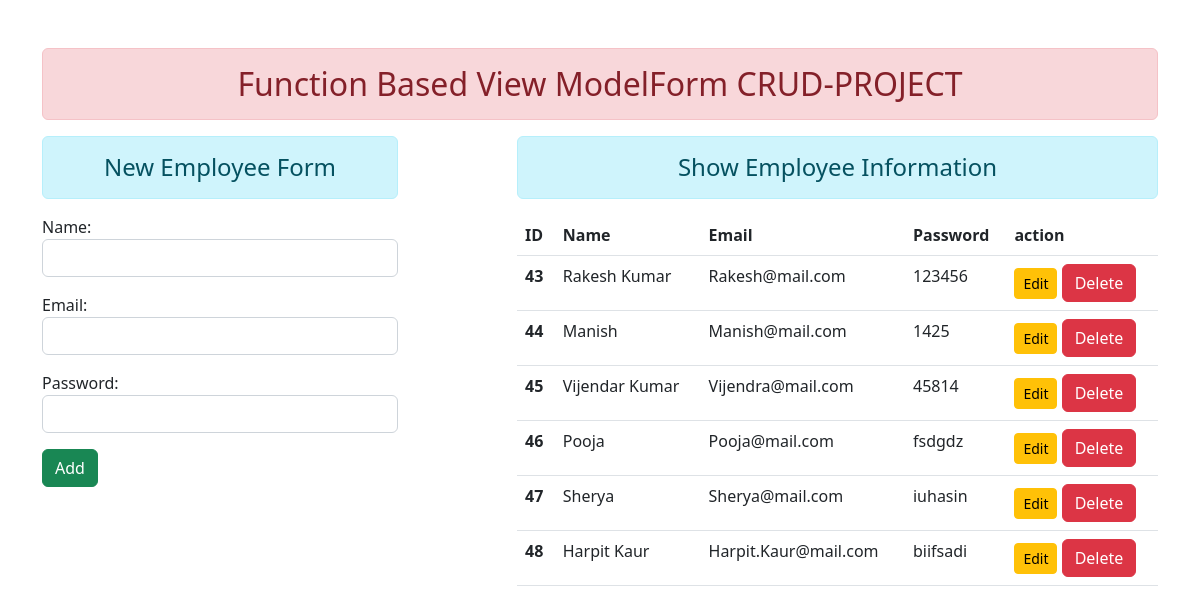
The page / on the database its author committed.
### enroll/models.py (models this page shows)
class User(models.Model):
    name = models.CharField(max_length=70)
    email = models.EmailField(max_length=100)
    password = models.CharField(max_length=100)

### enroll/views.py (the view)
# urls.py: path('', views.add_show, name='addandshow'),
def add_show(request):
    if request.method == 'POST':
        fm = StudentsRegistration(request.POST)
        if fm.is_valid():
           nm = fm.cleaned_data['name']
           em = fm.cleaned_data['email']
           pw = fm.cleaned_data['password']
           reg = User(name=nm, email=em, password=pw)
        reg.save()
        fm = StudentsRegistration
    else:
        fm = StudentsRegistration()
    Stud = User.objects.all()
    return render(request, 'enroll/addandshow.html', {'form':fm, 'stu':Stud})

### enroll/forms.py
class StudentsRegistration(forms.ModelForm):
    class Meta:
        model = User
        fields = ['name','email','password']
        widgets= {
            'name': forms.TextInput(attrs={'class':'form-control'}),
            'email': forms.EmailInput(attrs={'class':'form-control'}),
            'password': forms.PasswordInput(render_value=True, attrs={'class':'form-control'}),
        }

### enroll/templates/enroll/addandshow.html (shortened to what this page needs)
{% extends 'enroll/base.html'%}
{% block content %}
<div class="row">
    <div class="col-sm-4">
        <h4 class="text-center alert alert-info">New Employee Form </h4>
    <form action="" method="POST">
    {{form.as_p}}
    <input type="submit" class="btn btn-success" value="Add">
    </form>
    </div>
    <div class="col-sm-7 offset-1">
        <h4 class="text-center alert alert-info">Show Employee Information</h4>
        {% if stu %}
        <table class="table table-hover">
            <thead>
              <tr>
                <th scope="col">ID</th>
                <th scope="col">Name</th>
                <th scope="col">Email</th>
                <th scope="col">Password</th>
                <th scope="col">action</th>
              </tr>
            </thead>
            <tbody>
                {% for st in stu %}
              <tr>
                <th scope="row">{{st.id}}</th>
                <td>{{st.name}}</td>
                <td> {{st.email}} </td>
                <td>{{st.password}}</td>
                <td>
                    <a href="{% url 'updatedata' st.id %}" class="btn btn-warning btn-sm">Edit</a>
                    <form action="{% url 'deletedata' st.id %}" method="post" class="d-inline"> {% csrf_token %}
                        <input type="submit" class="btn btn-danger" value="Delete">
                    </form>
                </td>
              </tr>
              {% endfor %}
            </tbody>
          </table>
        {% endif %}
    </div>
</div>
{% endblock content %}

### enroll/templates/enroll/base.html (shortened to what this page needs)
<!DOCTYPE html>
{% load static %}
<html lang="en">
<head>
    <link rel="stylesheet" href=" {% static 'enroll/css/bootstrap.css'%} ">
</head>
<body>
    <div class="container mt-5">
        <h2 class="text-center alert alert-danger">Function Based View ModelForm CRUD-PROJECT</h2>
        {% block content %} {% endblock content %}
    </div>
</body>
</html>

### rows shown on the page
User: id "43", name "Rakesh Kumar", email "Rakesh@mail.com", password "123456"
User: id "44", name "Manish", email "Manish@mail.com", password "1425"
User: id "45", name "Vijendar Kumar", email "Vijendra@mail.com", password "45814"
User: id "46", name "Pooja", email "Pooja@mail.com", password "fsdgdz"
User: id "47", name "Sherya", email "Sherya@mail.com", password "iuhasin"
User: id "48", name "Harpit Kaur", email "Harpit.Kaur@mail.com", password "biifsadi"
